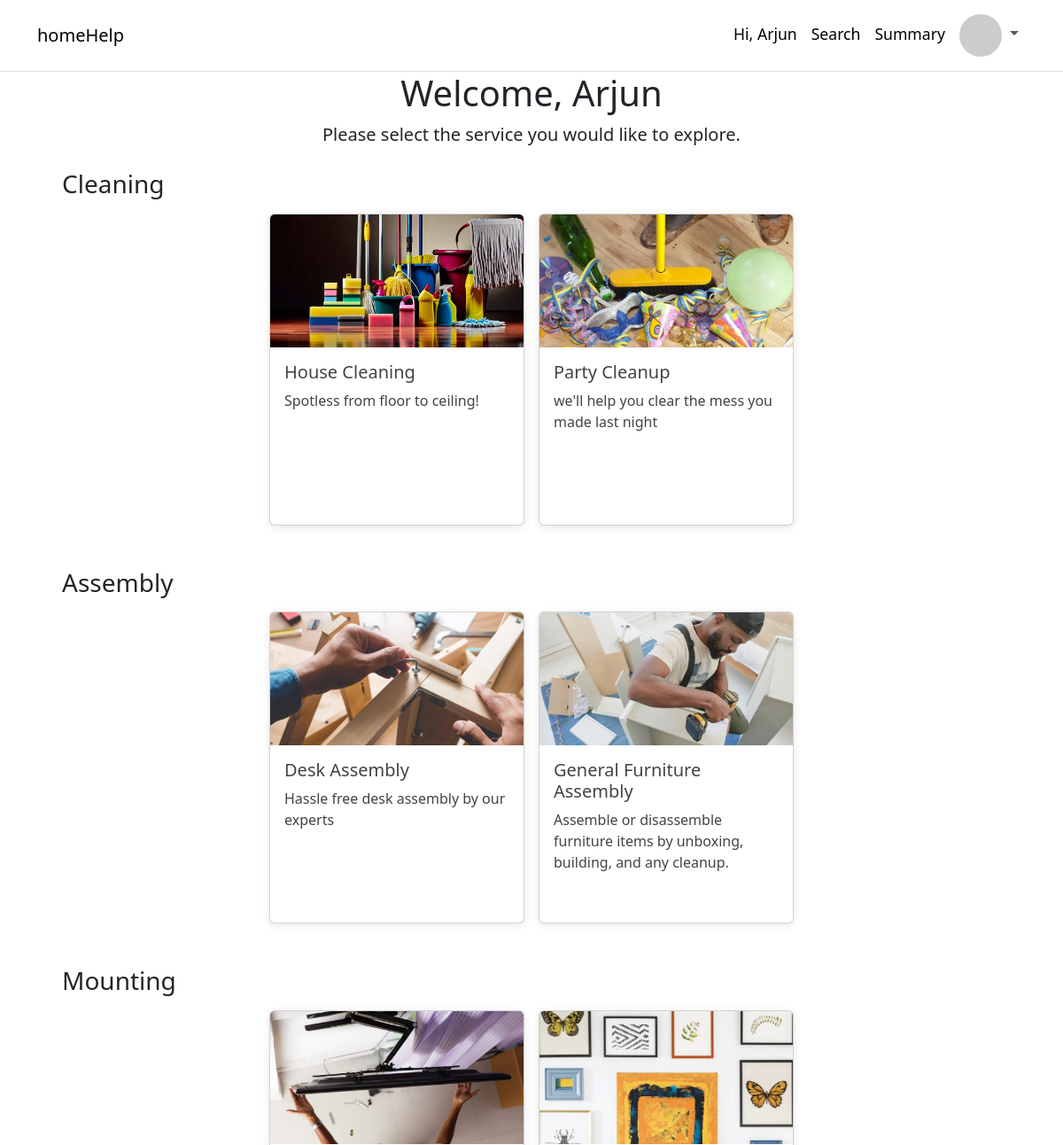
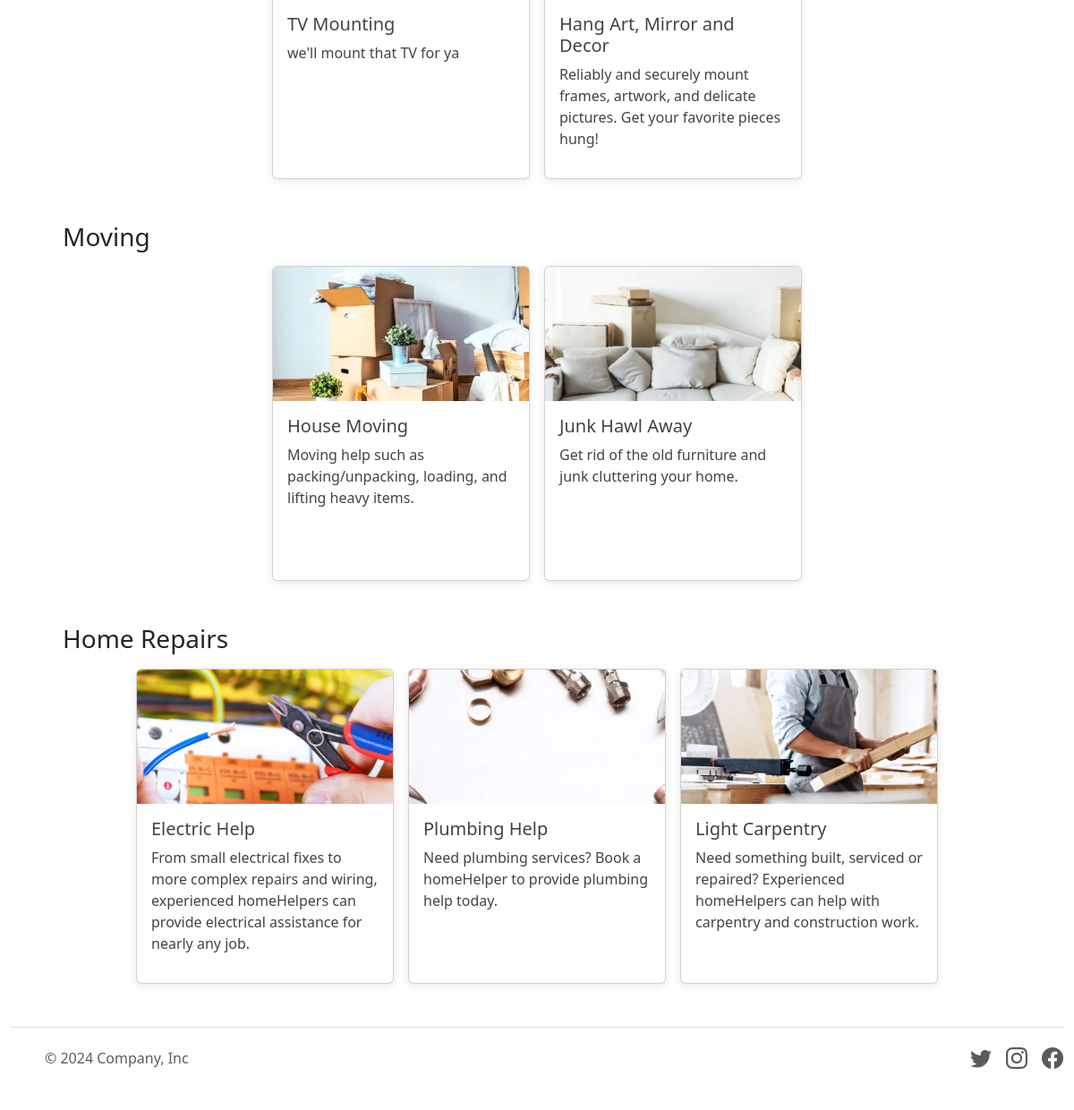
The app's page / (signed in) with its own data (2 pictures, top to bottom).
### applications/models.py (models this page shows)
class Service(db.Model):
    service_id = db.Column(db.Integer, primary_key=True, autoincrement=True)
    category = db.Column(db.String(10))
    base_price = db.Column(db.Float, nullable=False)
    name = db.Column(db.String(50), nullable=False)
    description = db.Column(db.String(250), nullable=True)
    image = db.Column(db.String(100), nullable=True)
    service_requests = db.relationship('ServiceRequest', backref='service', lazy=True, cascade="all, delete-orphan")

### applications/routes.py (the view)
@app.route('/')
def home():
    if session.get('role') == 'admin':
        return redirect('/admin')
    categories = Service.query.with_entities(Service.category).distinct().all()
    unique_categories = [category[0] for category in categories]
    dict_category_path = {}
    for category in unique_categories:
        service_with_image = Service.query.filter_by(category=category).first()
        if service_with_image and service_with_image.image:
            dict_category_path[category] = service_with_image.image
        else:
            dict_category_path[category] = 'welcome-illustration.png'
    category_services_dict = {}
    for category in unique_categories:
        category_services = Service.query.filter_by(category=category).all()  # Get all services for the category
        category_services_dict[category] = category_services
    if not session.get('name'):
        return render_template('index.html', dict_category_path=dict_category_path)
    if session.get('role') == 'customer':
        customer = Customer.query.get_or_404(session.get('customer_id'))
        return render_template('user-view.html', customer=customer, category_services_dict=category_services_dict)
    if session.get('role') == 'professional':
        return redirect(url_for('my_service_requests'))

### template/user-view.html (shortened to what this page needs)
{% extends 'base.html' %}
{% block content %}
<div class="text-center mb-4">
    <h1>Welcome, {{ session['name'].capitalize() }}</h1>
    <p class="lead">Please select the service you would like to explore.</p>
</div>
<div class="container">
    {% if session['role'] == 'customer' and not customer.flag %}
        {% for category, services in category_services_dict.items() %}
            <h3 class="mt-4 mb-3 ms-3">{{ category }}</h3>
            <div class="d-flex flex-wrap justify-content-center">
                {% for service in services %}
                    <div class="card mb-4 mx-2" style="width: 18rem; height: 22rem; box-shadow: 0 2px 10px rgba(0, 0, 0, 0.1); transition: transform 0.2s;">
                        <a href="{{ url_for('request_service', service_id=service.service_id) }}" style="text-decoration: none; color: #434343;">
                            <img class="card-img-top" src="{{ url_for('static', filename=service.image) }}" alt="{{ service.name }}" style="height: 150px; object-fit: cover;">
                            <div class="card-body d-flex flex-column">
                                <h5 class="card-title">{{ service.name }}</h5>
                                    {{ service.description }}
                            </div>
                        </a>
                    </div>
                {% endfor %}
            </div>
        {% endfor %}
    {% else %}
        <div class="alert alert-danger text-center mt-4" role="alert">
            <h3>It seems that you are currently blocked. Please contact admin. :/</h3>
        </div>
    {% endif %}
</div>
{% endblock %}

### template/base.html (shortened to what this page needs)
<!DOCTYPE html>
<html lang="en">
<head>
  <link rel="stylesheet" href="https://cdn.jsdelivr.net/npm/bootstrap-icons/font/bootstrap-icons.css">
  <link href="https://cdn.jsdelivr.net/npm/bootstrap@5.3.3/dist/css/bootstrap.min.css" rel="stylesheet"
>
</head>
<body class="d-flex flex-column min-vh-100">
  {% include 'nav.html' %}
  <div class="container">
    {% block content %} {% endblock %}
  </div>
  <div class="container-fluid mt-auto">
    <footer class="d-flex flex-wrap justify-content-between align-items-center py-3 my-4 border-top">
      <div class="col-md-4 d-flex align-items-center">
        <a href="/" class="mb-3 me-2 mb-md-0 text-muted text-decoration-none lh-1">
          <svg class="bi" width="30" height="24">
            <use xlink:href="#bootstrap" />
          </svg>
        </a>
        <span class="mb-3 mb-md-0 text-muted">&copy; 2024 Company, Inc</span>
      </div>
      <ul class="nav col-md-4 justify-content-end list-unstyled d-flex">
        <li class="ms-3">
          <a class="text-muted" href="#"><i class="bi bi-twitter" style="font-size: 24px;"></i></a>
        </li>
        <li class="ms-3">
          <a class="text-muted" href="#"><i class="bi bi-instagram" style="font-size: 24px;"></i></a>
        </li>
        <li class="ms-3">
          <a class="text-muted" href="#"><i class="bi bi-facebook" style="font-size: 24px;"></i></a>
        </li>
      </ul>
    </footer>
  </div>
</body>
</html>

### template/nav.html (shortened to what this page needs)
<nav class="navbar navbar-expand-lg navbar-light bg-white border-bottom py-2">
    <div class="container">
        <a class="navbar-brand" href="/ ">homeHelp</a>
        <div class="collapse navbar-collapse justify-content-end" id="navbarSupportedContent">
            <ul class="navbar-nav" style="font-size: 1.1rem; align-items: baseline;">
                {% if not session.get('name') %}
                <li class="nav-item">
                    <a class="nav-link mx-3" style="font-size: 1.1rem;" href="/login">Sign up / Log in</a>
                </li>
                <li class="nav-item">
                    <a class="btn btn-outline-success" href="/professional/signup">Become a homeHelper</a>
                </li>
                {% else %}
                <li class="nav-item">
                    <a class="nav-link active" aria-current="page" href="/">Hi, {{ session['name'].capitalize() }}</a>
                </li>
                <li class="nav-item">
                    <a class="nav-link active" aria-current="page" href="{{ url_for('search') }}">Search</a>
                </li>
                <li class="nav-item">
                    <a class="nav-link active" aria-current="page" href="/summary">Summary</a>
                </li>
                <li class="nav-item dropdown">
                    {% if session.get('role') == 'customer' and session.get('profile_pic') %}
                    <a class="nav-link dropdown-toggle" id="navbarDropdown" role="button" data-toggle="dropdown"
                        aria-haspopup="true" aria-expanded="false">
                        <img src="{{ url_for('static', filename='cust-profile-pics/'+session.get('profile_pic')) }}"
                            alt="Profile pic" class="rounded-circle" style="height: 3rem; width: 3rem;">
                    </a>
                    {% else %}
                    <a class="nav-link dropdown-toggle" id="navbarDropdown" role="button" data-toggle="dropdown"
                        aria-haspopup="true" aria-expanded="false">
                        <img src="https://api.dicebear.com/9.x/lorelei/svg?seed={{ session['name'] }}&mouth=happy01,happy02,happy03,happy04,happy05,happy06,happy07,happy08,happy09,happy10,happy11,happy12,happy13,happy14,happy15,happy16,happy17,happy18&backgroundColor=d1d4f9,b6e3f4,c0aede,ffd5dc,ffdfbf"
                            alt="Avatar" class="rounded-circle" style="height: 3rem; width: 3rem;">
                    </a>
                    {% endif %}
                </li>
                {% endif %}
            </ul>
        </div>
    </div>
</nav>

### records on screen
Service: image (picture), name "House Cleaning", description "Spotless from floor to ceiling!"
Service: image (picture), name "Party Cleanup", description "we'll help you clear the mess you made last night"
Service: image (picture), name "Desk Assembly", description "Hassle free desk assembly by our experts"
Service: image (picture), name "General Furniture Assembly", description "Assemble or disassemble furniture items by unboxing, building, and any cleanup."
Service: image (picture), name "TV Mounting", description "we'll mount that TV for ya"
Service: image (picture), name "Hang Art, Mirror and Decor", description "Reliably and securely mount frames, artwork, and delicate pictures. Get your favorite pieces hung!"
Service: image (picture), name "House Moving", description "Moving help such as packing/unpacking, loading, and lifting heavy items."
Service: image (picture), name "Junk Hawl Away", description "Get rid of the old furniture and junk cluttering your home."
Service: image (picture), name "Electric Help", description "From small electrical fixes to more complex repairs and wiring, experienced homeHelpers can provide electrical assistance for nearly any job."
Service: image (picture), name "Plumbing Help", description "Need plumbing services? Book a homeHelper to provide plumbing help today."
Service: image (picture), name "Light Carpentry", description "Need something built, serviced or repaired? Experienced homeHelpers can help with carpentry and construction work."

### other values on screen
{{ session['name'].capitalize() }} "Arjun"
{{ category }} "Cleaning" "Assembly" "Mounting" "Moving" "Home Repairs"
